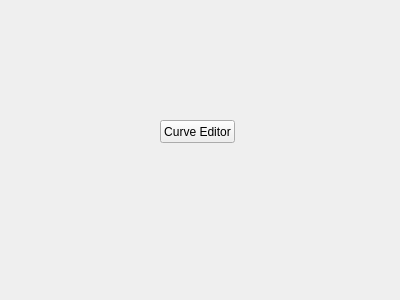
<?xml version="1.0" encoding="UTF-8"?>
<ui version="4.0">
 <class>AppWidget</class>
 <widget class="QWidget" name="AppWidget">
  <property name="geometry">
   <rect>
    <x>0</x>
    <y>0</y>
    <width>400</width>
    <height>300</height>
   </rect>
  </property>
  <property name="windowTitle">
   <string>AppWidget</string>
  </property>
  <widget class="QPushButton" name="btnCurveEditor">
   <property name="geometry">
    <rect>
     <x>160</x>
     <y>120</y>
     <width>75</width>
     <height>23</height>
    </rect>
   </property>
   <property name="text">
    <string>Curve Editor</string>
   </property>
  </widget>
 </widget>
 <layoutdefault spacing="6" margin="11"/>
 <resources/>
 <connections/>
</ui>
